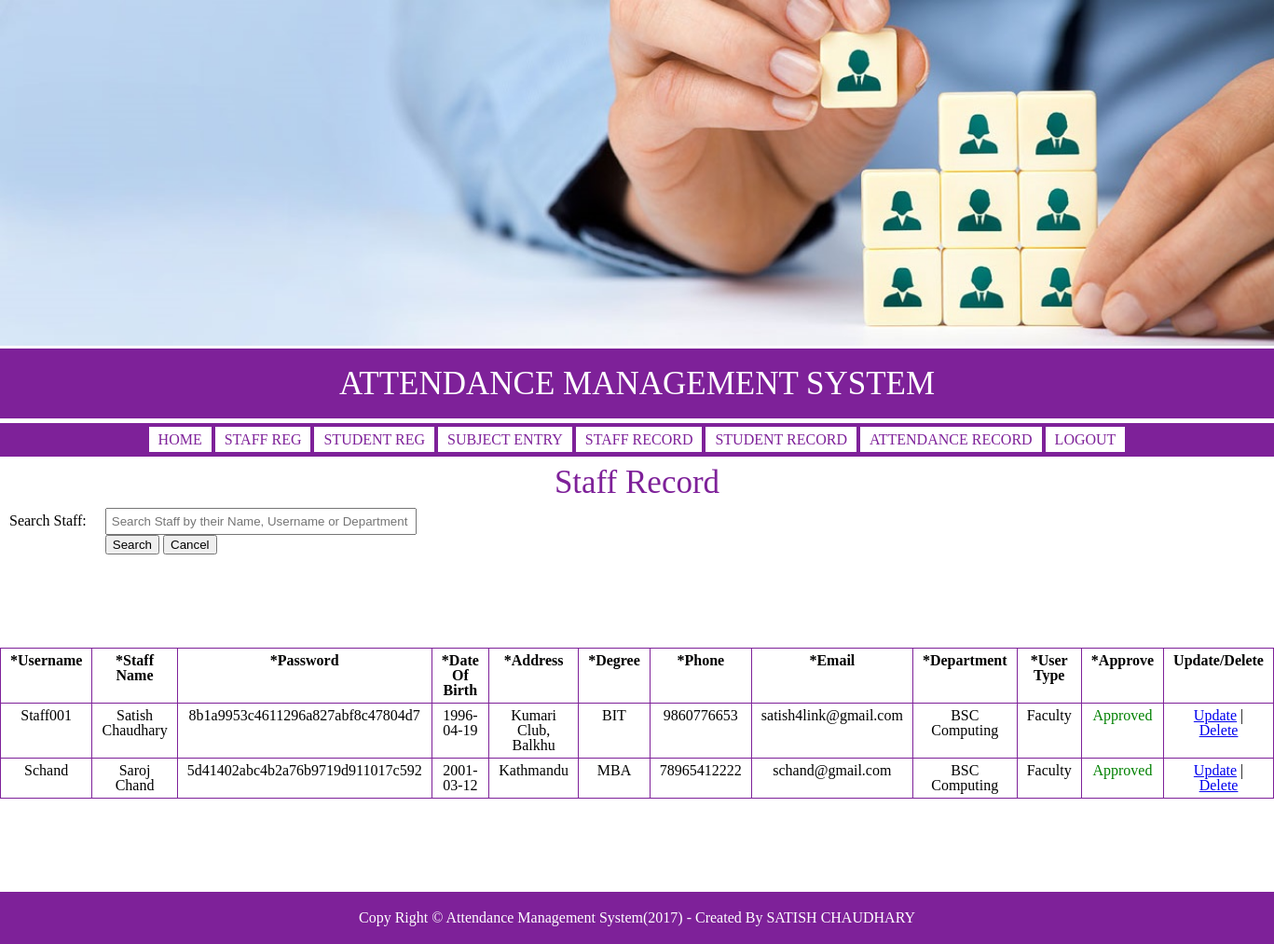
/staffRecord.php, run on an earlier commit of the app's database.
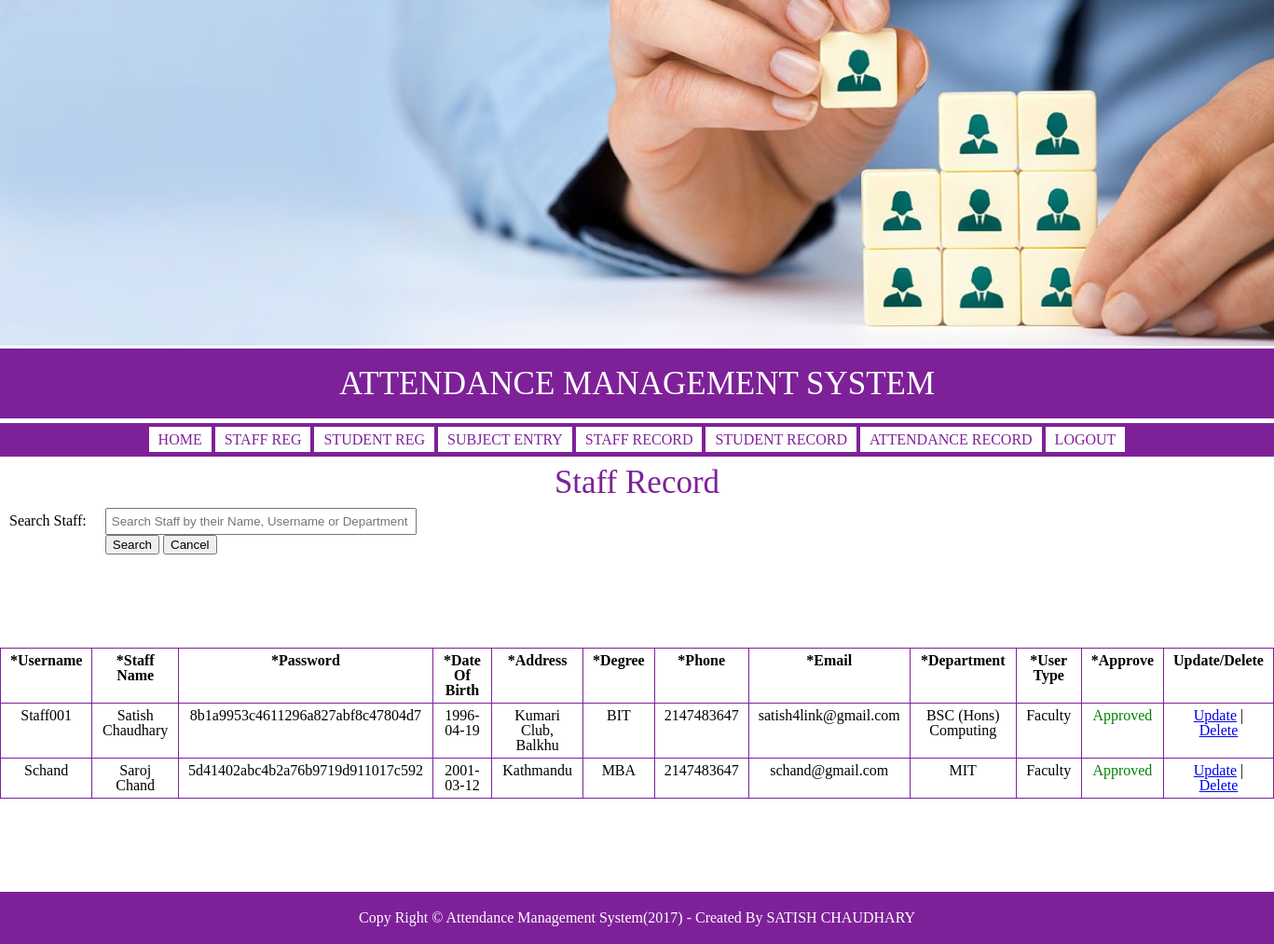
And on a later commit of the database.
### tables this page shows
CREATE TABLE `staff_tbl` (
  `staff_id` int(11) NOT NULL,
  `d_id` int(11) NOT NULL,
  `username` varchar(255) NOT NULL,
  `staff_fname` varchar(255) NOT NULL,
  `staff_lname` varchar(255) NOT NULL,
  `password` varchar(32) NOT NULL,
  `dateOfBirth` date NOT NULL,
  `address` text NOT NULL,
  `degree` varchar(255) NOT NULL,
  `phone` int(11) NOT NULL,
  `email` varchar(255) NOT NULL,
  `usertype` varchar(255) NOT NULL,
  `approve` tinyint(1) NOT NULL
);

CREATE TABLE `department` (
  `d_id` int(11) NOT NULL,
  `d_name` varchar(255) NOT NULL
);

### classes/class.user.php (called while the page is built, shortened)
<?php
class USER{
	private $conn;
	public function __construct()
    {
        $database = new Database();
        $db = $database->dbConn();
        $this->conn = $db;
    }
	public function runQuery($sql){
		$stmt = $this->conn->prepare($sql);
		return $stmt;
	}
}
?>

### staffRecord.php (the view, shortened to what this page needs)
<?php
include_once 'include/adminheader.php';
?>
	<section class="body">
		<div class="form-container">
			<h1>staff record</h1>
			<?php
            require_once 'classes/class.user.php';
            $user=new USER;
			?>
			<table align="center">
				<form method="post" action="">
					<tr>
						<td>Search Staff:</td>
						<td>
							<input type="text" style="width:320px; padding: 5px;" name="code" placeholder="Search Staff by their Name, Username or Department">
						</td>
					</tr>
					<tr>
						<td></td>
						<td><input type="submit" name="search" value="Search" />
						<input type="reset" name="reset" value="Cancel" /></td>
					</tr>
				</form>
			</table>
		</div>
		<div class="container">
				<table align="center">
					<tr style="font-weight: bold;">
						<td>*Username</td>
						<td>*Staff Name</td>
						<td>*Password</td>
						<td>*Date Of Birth</td>
						<td>*Address</td>
						<td>*Degree</td>
						<td>*Phone</td>
						<td>*Email</td>
						<td>*Department</td>
						<td>*User Type</td>
						<td>*Approve</td>
						<td>Update/Delete</td>
					</tr>
					<?php
					if (isset($_POST['search'])) {
    					$search = $_POST['code'];
    					try{
			                $result=$user->runQuery("SELECT staff_tbl.staff_id, staff_tbl.username, staff_tbl.staff_fname, staff_tbl.staff_lname, staff_tbl.password, staff_tbl.dateOfBirth, staff_tbl.address, staff_tbl.degree, staff_tbl.phone, staff_tbl.email, department.d_name, staff_tbl.usertype, staff_tbl.approve FROM staff_tbl, department WHERE CONCAT (staff_tbl.username, staff_tbl.staff_fname, staff_tbl.staff_lname, staff_tbl.degree, department.d_name) LIKE '%" . $search . "%' AND staff_tbl.d_id = department.d_id");
			                $result->execute();
			                displayData($result);
			            }catch(PDOException $ex){
			                echo $ex->getMessage();
			            }
    				}else{
    					try{
			                $result=$user->runQuery("SELECT staff_tbl.staff_id, staff_tbl.username, staff_tbl.staff_fname, staff_tbl.staff_lname, staff_tbl.password, staff_tbl.dateOfBirth, staff_tbl.address, staff_tbl.degree, staff_tbl.phone, staff_tbl.email, department.d_name, staff_tbl.usertype, staff_tbl.approve FROM staff_tbl, department WHERE staff_tbl.d_id = department.d_id");
			                $result->execute();
			                displayData($result);
			            }catch(PDOException $ex){
			                echo $ex->getMessage();
			            }
    				}
						function displayData($result)
			            {
			                while ($row = $result->fetch(PDO::FETCH_ASSOC)) {
			                    print "<tr >";
			                        print "<td>".$row["username"] . "</td>";
			                        print "<td>".$row["staff_fname"] ." ". $row["staff_lname"] ."</td>";
			                        print "<td>".$row["password"] . "</td>";
			                        print "<td>".$row["dateOfBirth"] . "</td>";
			                        print "<td>".$row["address"] . "</td>";
			                        print "<td>".$row["degree"] . "</td>";
			                        print "<td>".$row["phone"] . "</td>";
			                        print "<td>".$row["email"] . "</td>";
			                        print "<td>".$row["d_name"] . "</td>";
			                        print "<td>".$row["usertype"] . "</td>";
			                        if($row["approve"]==0){
			                        			print "<td><a style='color:red;' href='approve.php?id=".$row['staff_id']."'>Not Approve</a></td>";
			                        		}else{
			                        			print "<td><p style='color:green;'>Approved</p></td>";
			                        		}
			                        print "<td><a href='updateStaffDetails.php?id=".$row['staff_id']."'>Update</a> | <a onclick='return confirmDel()' href=?mode=del&id=".$row['staff_id'].">Delete</a></td>";
			                    print "</tr>";
			                }
			            }
		            ?>
				</table>
		</div>
	</section>
<?php
include_once 'include/footer.php';
?>

### include/adminheader.php (shortened to what this page needs)
<!DOCTYPE html>
<html>
<head>
	<link rel="stylesheet" type="text/css" href="css/reset.css" />
	<link rel="stylesheet" type="text/css" href="css/style.css" />
</head>
<body>
	<header class="header">
		<div class="banner-image">
			<img src="images/attendancebanner.jpg" alt="banner image" />
		</div>
		<div class="heading">
			<h1>attendance management system</h1>
		</div>
		<div class="navigation">
			<ul>
				<li><a href="admin.php">home</a></li>
				<li><a href="staffRegistration.php">staff reg</a></li>
				<li><a href="studentRegistration.php">student reg</a></li>
				<li><a href="subjectEntry.php">subject entry</a></li>
				<li><a href="staffRecord.php">staff record</a></li>
				<li><a href="studentRecord.php">student record</a></li>
				<li><a href="attendanceRecord.php">attendance record</a></li>
				<li><a href="logout.php">logout</a></li>
			</ul>
		</div>
	</header>

### include/footer.php (shortened to what this page needs)
	<footer class="footer">
		<div class="footer-content">
			<p>copy right &copy attendance management system(2017) - created by<span> satish chaudhary</span></p>
		</div>
	</footer>
</body>
</html>

### css/style.css (style rules this page uses)
.banner-image img { width: 100%; }
.heading { background: #7e2199; padding-top: 20px; padding-bottom: 20px; color:#ffffff; text-align: center; text-transform: uppercase; font-size: 35px; }
.navigation { margin-top:5px; background: #7e2199; padding-top: 10px; padding-bottom: 10px; text-align: center; color:#000000; text-transform: uppercase; }
.navigation ul li { display: inline-block; }
.navigation ul li a:link, .navigation ul li a:visited { padding: 5px 10px; background:#ffffff; text-decoration:none; color:#7e2199; }
.container { padding:100px 0px; }
.container h1, .contact-container h1, .form-container h1 { padding:10px 0; font-size: 35px; color: #7e2199; text-transform: capitalize; text-align: center; }
.container table tr td { border: 1px solid #7e2199; padding: 5px 10px; text-align: center; }
.container p { text-align: center; color:red; padding:0 0 10px 0; }
.form-container table tr { margin: 5px 0px; }
.form-container table tr td { padding: 0 10px; }
.footer-content { padding: 20px 0; text-align: center; color: #ffffff; background: #7e2199; }
.footer-content p { text-transform: capitalize; }
.footer-content span { text-transform: uppercase; }

What changed in the data, as far as the page shows it:
changed staff_tbl "Staff001": phone "9860776653" → "2147483647"; d.d_name "BSC Computing" → "BSC (Hons) Computing"
changed staff_tbl "Schand": phone "78965412222" → "2147483647"; d.d_name "BSC Computing" → "MIT"
